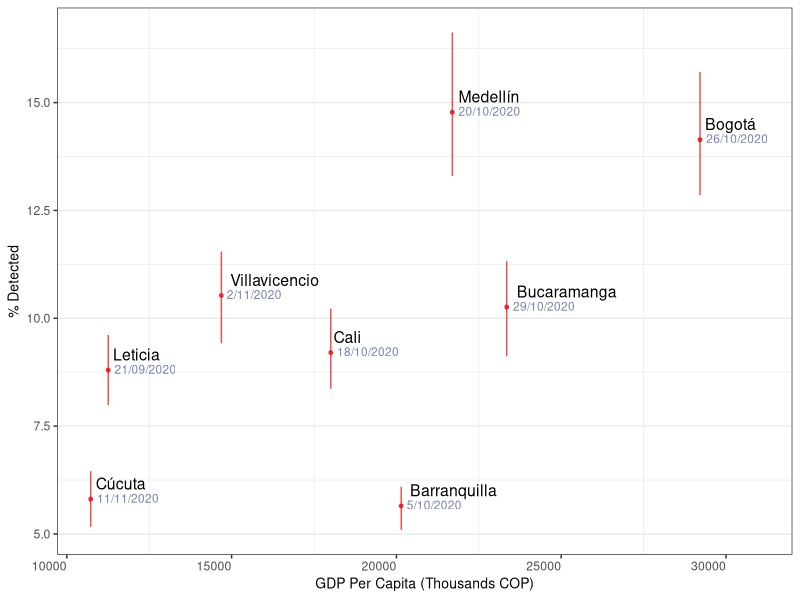

The R source for this figure: (Note: this script raises an error after producing the figure.)
##########################################################
# author: CDLR
##########################################################


#Clean the workspace
rm(list=ls())
cat("\014")
local({r <- getOption("repos"); r["CRAN"] <- "http://cran.r-project.org"; options(repos=r)}) #set repo


#Load Packages
pkg<-list("dplyr","ggplot2","here","openxlsx","stringr")
lapply(pkg, require, character.only=T)
rm(pkg)



INS<-read.xlsx(here("Data/INS_detected.xlsx"))

INS<-INS %>% select(upper, lower, pib, city, fecha, detected, seropositiva_ajustada, lwb, upb)

INS$daten<-str_sub(INS$fecha, start=3)
INS$limit<-31000


ggplot(data=INS, aes(x=pib, y=detected, group=city, col=city))+
  geom_point(size=1, position=position_dodge(width = .2))+
  geom_errorbar(aes(ymin=lower, ymax=upper), width=.1, position=position_dodge(width = .2)) +
  ylab("% Detected") +
  xlab("GDP Per Capita (Thousands COP)") +
  theme_bw() +
  theme(legend.title= element_blank() ,
        legend.position="none",
        axis.title = element_text(size=10),
        panel.grid.major.x = element_blank(),
        legend.background = element_rect(fill='transparent'),
        axis.text.x =element_text( angle=0,hjust=1),
        rect = element_rect(colour = "transparent", fill = "white")
  ) + scale_color_manual(values=c("#EE0000B2","#EE0000B2","#EE0000B2","#EE0000B2","#EE0000B2","#EE0000B2","#EE0000B2","#EE0000B2"))+
  geom_text(aes(label=city),hjust=-0.1, vjust=-0.8, size= 4, color="black")+
  geom_text(aes(label=daten),hjust=-0.1, vjust=0.4, size =3, color="#3B4992B2")+
  expand_limits(x = 31000)
ggsave(here("views/INS_detected2.pdf"),height=7,width=10)

INS$serop<-(INS$seropositiva_ajustada)*100
INS$lb<-(INS$lwb)*100
INS$ub<-(INS$upb)*100


ggplot(data=INS, aes(x=pib, y=serop, group=city, col=city))+
  geom_point(size=1, position=position_dodge(width = .2))+
  geom_errorbar(aes(ymin=lb, ymax=ub), width=.1, position=position_dodge(width = .2)) +
  ylab("Seropositivity in %") +
  xlab("GDP Per Capita (Thousands COP)") +
  theme_bw() +
  theme(legend.title= element_blank() ,
        legend.position="none",
        axis.title = element_text(size=10),
        panel.grid.major.x = element_blank(),
        legend.background = element_rect(fill='transparent'),
        axis.text.x =element_text( angle=0,hjust=1),
        rect = element_rect(colour = "transparent", fill = "white")
  ) + scale_color_manual(values=c("#EE0000B2","#EE0000B2","#EE0000B2","#EE0000B2","#EE0000B2","#EE0000B2","#EE0000B2","#EE0000B2"))+
  geom_text(aes(label=city),hjust=-0.1, vjust=-0.8, size= 4, color="black")+
  geom_text(aes(label=daten),hjust=-0.1, vjust=0.4, size =3, color="#3B4992B2")+
  expand_limits(x = 31000)
  
ggsave(here("views/INS_seropositive.pdf"),height=7,width=10)
